Frame 1 (no input): blank canvas, image omitted
Frame 60 (no input): blank canvas, image omitted
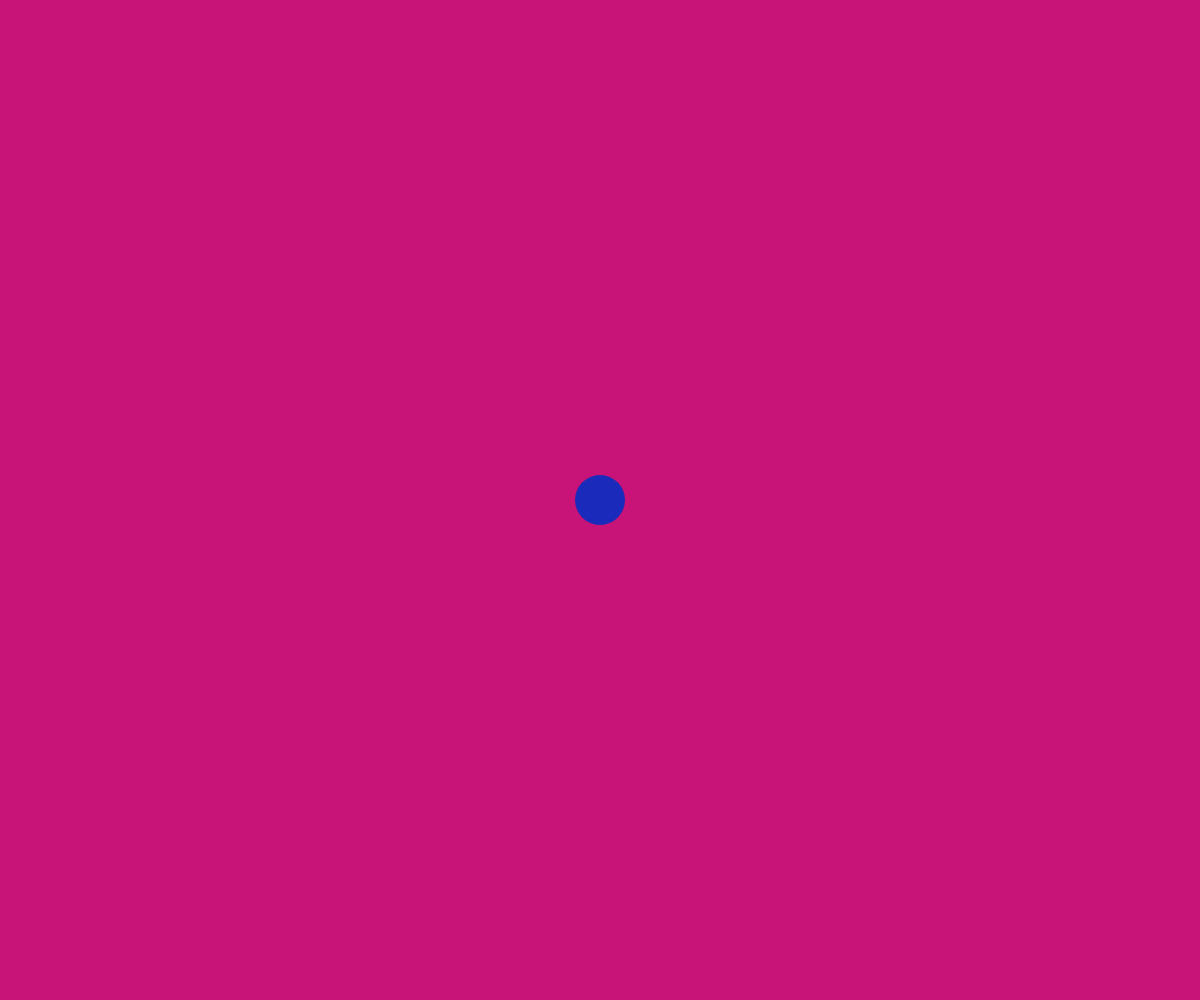
Frame 120 (the mouse pressed at the canvas centre since frame 60)

The p5.js sketch whose frames 1 and 60 were blank and that drew this single picture after the mouse press (run headless with seeded random() and noise() and a simulated clock; from frame 60 on, the mouse is pressed at the canvas centre):

// p5.js sketch
// ── sketch.js
// Blinky object is defined in Blinky.js

let blinks = [];

function setup() {
  createCanvas(windowWidth, windowHeight);
  noStroke();
}

function draw() {
  background(200, 20, 120);
  for (let idx = 0; idx < blinks.length; idx++) {
    let mBlink = blinks[idx];
    mBlink.update();
    mBlink.draw();
  }
}

function mousePressed() {
  blinks.push(new Blinky(mouseX, mouseY));
}

// ── Blinky.js
class Blinky {
  constructor(x, y) {
    this.x = x;
    this.y = y;
    this.visible = false;
    this.period = random(100, 1000);
    this.changed = 0;
    this.diam = 50;
    this.mocolor = color(random(20,50), random(20,50), random(150,255));
    this.mouseOver = false;
  }

  update() {
    if (millis() - this.changed > this.period) {
      this.visible = !this.visible;
      this.changed = millis();
    }
    this.mouseOver = dist(mouseX, mouseY, this.x, this.y) < (this.diam / 2);
  }

  draw() {
    if (this.visible || this.mouseOver) {
      if (this.mouseOver) {
        fill(this.mocolor);
      } else {
        fill(255);
      }
      ellipse(this.x, this.y, this.diam);
    }
  }
}
